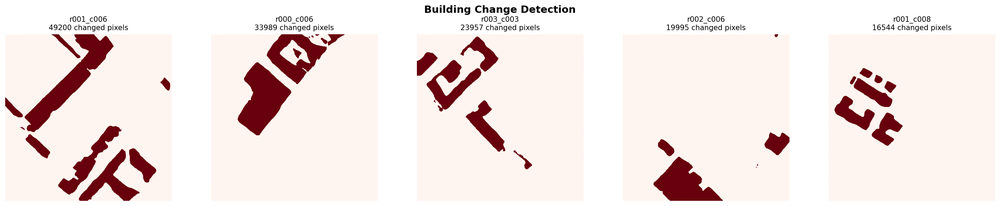
#> input picture RCDNet/showcase/visualizations/per_class/building_samples.png, 1000 x 206 px, shrunk from 2893 x 595 before the run, given as the content of the folder showcase/data_comparison/A, which was not available
$ python quick_visualize.py 3
#> lines starting #> are read from the running program, lines starting #| are printed output that depends on the picture; pictures that were not available may be replaced by others from this repository, and a replacement may not be noted
#!/usr/bin/env python3
"""
Quick visualization: Show before/after image pairs side-by-side
"""

import sys
from pathlib import Path
import numpy as np
from PIL import Image, ImageDraw, ImageFont
import matplotlib.pyplot as plt

def create_comparison(data_dir: Path, num_samples: int = 5):
    """Create side-by-side comparison of before/after images."""
#> called with num_samples = 3

    a_dir = data_dir / "A"
    b_dir = data_dir / "B"

    # Get first N patches
    patches = sorted(a_dir.glob("*.png"))[:num_samples]

    if not patches:
        print(f"No patches found in {a_dir}")
        return

    print(f"Creating visualizations for {len(patches)} patches...")

    # Create figure
    fig, axes = plt.subplots(len(patches), 2, figsize=(12, 6*len(patches)))
    if len(patches) == 1:
        axes = axes.reshape(1, -1)

    for idx, patch_path in enumerate(patches):
        patch_id = patch_path.stem

        # Load images
        img_before = Image.open(a_dir / f"{patch_id}.png")
#> img_before is the input picture: PIL image 1000x206 RGBA; mean R, G, B, A 241.8, 228.3, 226.1, 255
        img_after = Image.open(b_dir / f"{patch_id}.png")

        # Plot
        axes[idx, 0].imshow(img_before)
        axes[idx, 0].set_title(f"BEFORE: 2023-06-24\n{patch_id}", fontsize=10)
        axes[idx, 0].axis('off')

        axes[idx, 1].imshow(img_after)
        axes[idx, 1].set_title(f"AFTER: 2024-06-23\n{patch_id}", fontsize=10)
        axes[idx, 1].axis('off')

    plt.suptitle("Year-Over-Year Comparison: Île-de-France (365 days)",
                 fontsize=14, fontweight='bold')
    plt.tight_layout()

    # Save
    output_path = Path("showcase/comparison_grid.png")
    output_path.parent.mkdir(parents=True, exist_ok=True)
    plt.savefig(output_path, dpi=150, bbox_inches='tight')
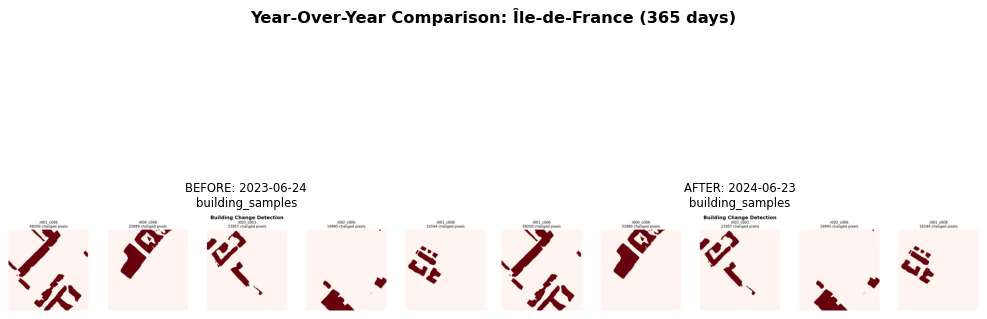
#> figure drawn by matplotlib, 2 panels
    print(f"✅ Saved visualization to: {output_path}")

    # Also save individual comparisons
    output_dir = Path("showcase/individual_comparisons")
    output_dir.mkdir(parents=True, exist_ok=True)

    for idx, patch_path in enumerate(patches):
        patch_id = patch_path.stem

        img_before = Image.open(a_dir / f"{patch_id}.png")
        img_after = Image.open(b_dir / f"{patch_id}.png")

        # Create side-by-side
        w, h = img_before.size
#> w = 1000; h = 206
        combined = Image.new('RGB', (w*2 + 20, h + 60), 'white')
#> combined: PIL image 2020x266 RGB; every value is 255

        # Add images
        combined.paste(img_before, (0, 60))
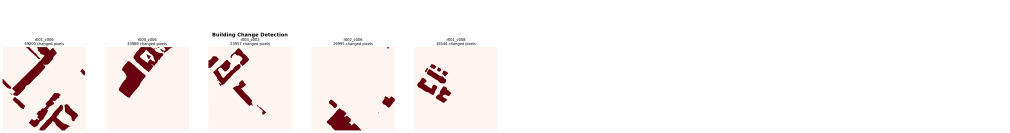
#> combined: PIL image 2020x266 RGB (shown at 1/2 size); mean R, G, B 249.9, 244.8, 243.9
        combined.paste(img_after, (w + 20, 60))
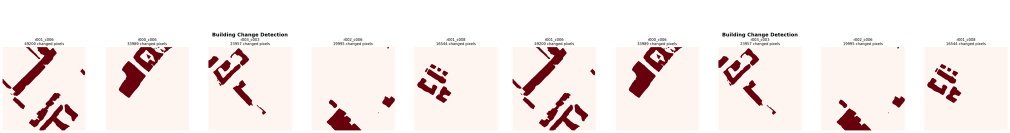
#> combined: PIL image 2020x266 RGB (shown at 1/2 size); mean R, G, B 244.9, 234.5, 232.9

        # Add labels
        draw = ImageDraw.Draw(combined)
        try:
            font = ImageFont.truetype("/usr/share/fonts/truetype/dejavu/DejaVuSans-Bold.ttf", 24)
        except:
            font = ImageFont.load_default()

        draw.text((w//2 - 100, 20), "2023-06-24", fill='black', font=font)
        draw.text((w + w//2 - 80, 20), "2024-06-23", fill='black', font=font)

        combined.save(output_dir / f"{patch_id}_comparison.png")
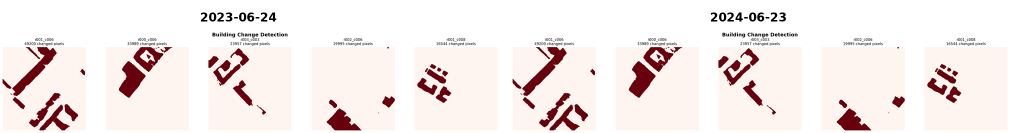
#> saved as building_samples_comparison.png: PIL image 2020x266 RGB (shown at 1/2 size); mean R, G, B 243.8, 233.4, 231.8

    print(f"✅ Saved {len(patches)} individual comparisons to: {output_dir}")
    print(f"\nTo view: open showcase/comparison_grid.png")


if __name__ == "__main__":
    data_dir = Path("showcase/data_comparison")
    num_samples = int(sys.argv[1]) if len(sys.argv) > 1 else 5

    create_comparison(data_dir, num_samples)

$ run again, on RCDNet/showcase/visualizations/per_class/low_vegetation_samples.png
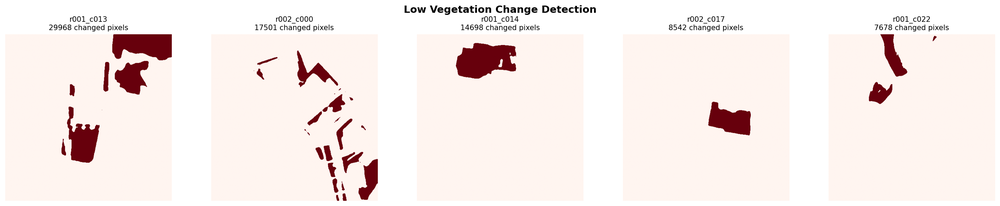
#> input picture RCDNet/showcase/visualizations/per_class/low_vegetation_samples.png, 1000 x 206 px, shrunk from 2893 x 595 before the run, given as the content of the folder showcase/data_comparison/A, which was not available
#> in create_comparison, img_before is the input picture: PIL image 1000x206 RGBA; mean R, G, B, A 246.9, 236.4, 233.7, 255
#> in create_comparison, `plt.savefig(output_path, dpi=150, bbox_inches='tight')`:
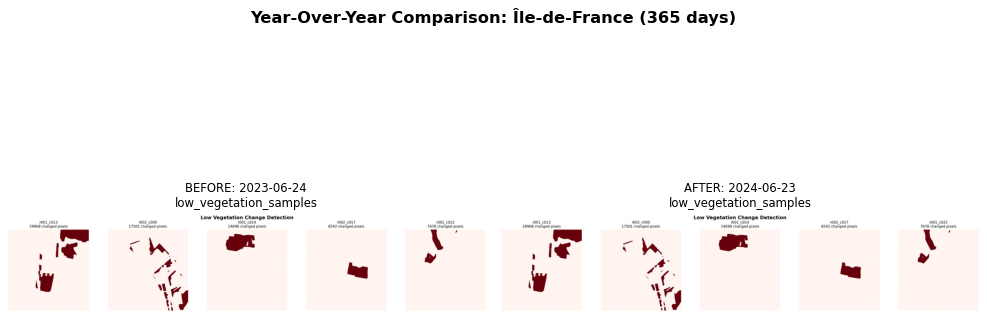
#> figure drawn by matplotlib, 2 panels
#> in create_comparison, `combined.save(output_dir / f"{patch_id}_comparison.png")`:
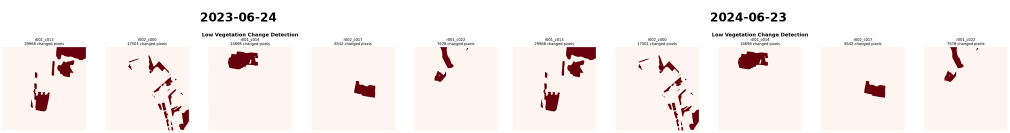
#> saved as low_vegetation_samples_comparison.png: PIL image 2020x266 RGB (shown at 1/2 size); mean R, G, B 247.6, 239.6, 237.6
